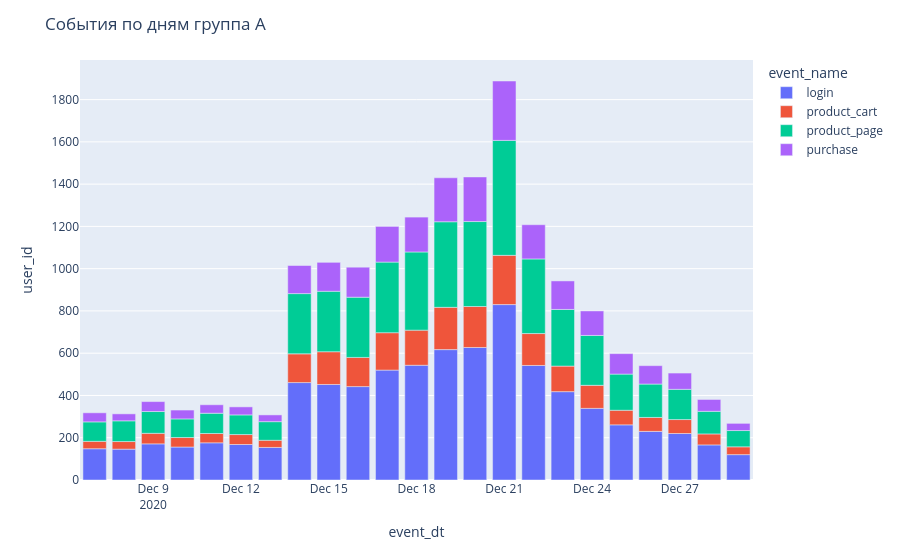
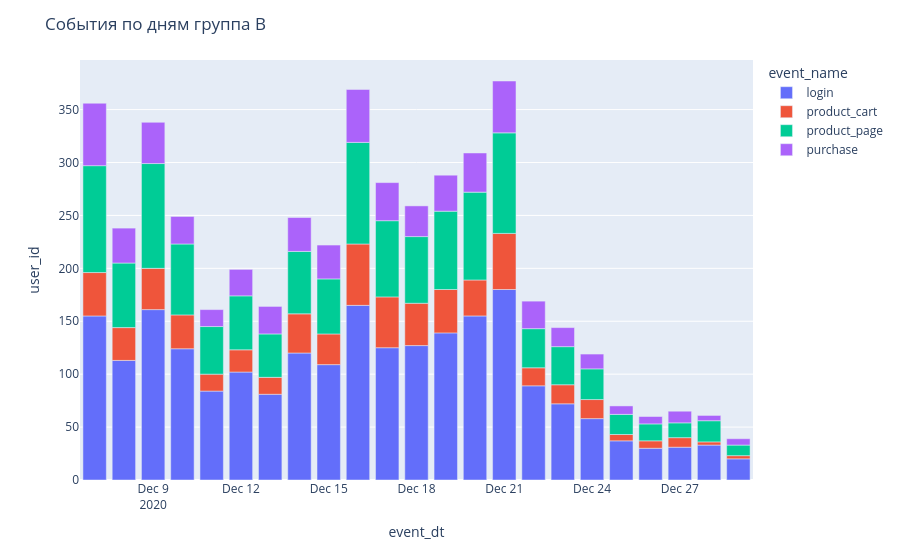

Notebook source saved alongside these figures, in order:
### Code cell
# Plot the result

figA = px.bar(test_filtered_group_a_event_date, x=test_filtered_group_a_event_date['event_dt'], y='user_id', color='event_name')
figA.update_layout(title='Events by day, group A')
figA.show()

figB = px.bar(test_filtered_group_b_event_date, x=test_filtered_group_b_event_date['event_dt'], y='user_id', color='event_name')
figB.update_layout(title='Events by day, group B')
figB.show()

### Figure 1 — Plotly figure (JSON) as saved in the notebook; plotly's stock layout.template omitted (floating-point values rounded to 4 significant figures)
{"data": [{"alignmentgroup": "True", "hovertemplate": "event_name=login<br>event_dt=%{x}<br>user_id=%{y}<extra></extra>", "legendgroup": "login", "marker": {"color": "#636efa", "pattern": {"shape": ""}}, "name": "login", "offsetgroup": "login", "orientation": "v", "showlegend": true, "textposition": "auto", "type": "bar", "x": ["2020-12-07", "2020-12-08", "2020-12-09", "2020-12-10", "2020-12-11", "2020-12-12", "2020-12-13", "2020-12-14", "2020-12-15", "2020-12-16", "2020-12-17", "2020-12-18", "2020-12-19", "2020-12-20", "2020-12-21", "2020-12-22", "2020-12-23", "2020-12-24", "2020-12-25", "2020-12-26", "2020-12-27", "2020-12-28", "2020-12-29"], "xaxis": "x", "y": [148, 146, 171, 156, 176, 168, 154, 461, 452, 442, 520, 543, 617, 627, 830, 542, 418, 339, 261, 230, 220, 166, 120], "yaxis": "y"}, {"alignmentgroup": "True", "hovertemplate": "event_name=product_cart<br>event_dt=%{x}<br>user_id=%{y}<extra></extra>", "legendgroup": "product_cart", "marker": {"color": "#EF553B", "pattern": {"shape": ""}}, "name": "product_cart", "offsetgroup": "product_cart", "orientation": "v", "showlegend": true, "textposition": "auto", "type": "bar", "x": ["2020-12-07", "2020-12-08", "2020-12-09", "2020-12-10", "2020-12-11", "2020-12-12", "2020-12-13", "2020-12-14", "2020-12-15", "2020-12-16", "2020-12-17", "2020-12-18", "2020-12-19", "2020-12-20", "2020-12-21", "2020-12-22", "2020-12-23", "2020-12-24", "2020-12-25", "2020-12-26", "2020-12-27", "2020-12-28", "2020-12-29"], "xaxis": "x", "y": [35, 36, 50, 45, 44, 47, 34, 136, 155, 138, 177, 166, 200, 194, 233, 151, 121, 109, 69, 66, 66, 52, 37], "yaxis": "y"}, {"alignmentgroup": "True", "hovertemplate": "event_name=product_page<br>event_dt=%{x}<br>user_id=%{y}<extra></extra>", "legendgroup": "product_page", "marker": {"color": "#00cc96", "pattern": {"shape": ""}}, "name": "product_page", "offsetgroup": "product_page", "orientation": "v", "showlegend": true, "textposition": "auto", "type": "bar", "x": ["2020-12-07", "2020-12-08", "2020-12-09", "2020-12-10", "2020-12-11", "2020-12-12", "2020-12-13", "2020-12-14", "2020-12-15", "2020-12-16", "2020-12-17", "2020-12-18", "2020-12-19", "2020-12-20", "2020-12-21", "2020-12-22", "2020-12-23", "2020-12-24", "2020-12-25", "2020-12-26", "2020-12-27", "2020-12-28", "2020-12-29"], "xaxis": "x", "y": [92, 98, 103, 88, 96, 93, 88, 285, 286, 285, 334, 370, 405, 402, 544, 353, 268, 236, 171, 158, 143, 107, 77], "yaxis": "y"}, {"alignmentgroup": "True", "hovertemplate": "event_name=purchase<br>event_dt=%{x}<br>user_id=%{y}<extra></extra>", "legendgroup": "purchase", "marker": {"color": "#ab63fa", "pattern": {"shape": ""}}, "name": "purchase", "offsetgroup": "purchase", "orientation": "v", "showlegend": true, "textposition": "auto", "type": "bar", "x": ["2020-12-07", "2020-12-08", "2020-12-09", "2020-12-10", "2020-12-11", "2020-12-12", "2020-12-13", "2020-12-14", "2020-12-15", "2020-12-16", "2020-12-17", "2020-12-18", "2020-12-19", "2020-12-20", "2020-12-21", "2020-12-22", "2020-12-23", "2020-12-24", "2020-12-25", "2020-12-26", "2020-12-27", "2020-12-28", "2020-12-29"], "xaxis": "x", "y": [43, 33, 47, 42, 40, 38, 32, 133, 137, 142, 169, 165, 208, 211, 281, 162, 135, 116, 97, 87, 77, 56, 34], "yaxis": "y"}], "layout": {"barmode": "relative", "legend": {"title": {"text": "event_name"}, "tracegroupgap": 0}, "margin": {"t": 60}, "title": {"text": "События по дням группа А"}, "xaxis": {"anchor": "y", "domain": [0, 1], "title": {"text": "event_dt"}}, "yaxis": {"anchor": "x", "domain": [0, 1], "title": {"text": "user_id"}}}}

### Figure 2 — Plotly figure (JSON) as saved in the notebook; plotly's stock layout.template omitted (floating-point values rounded to 4 significant figures)
{"data": [{"alignmentgroup": "True", "hovertemplate": "event_name=login<br>event_dt=%{x}<br>user_id=%{y}<extra></extra>", "legendgroup": "login", "marker": {"color": "#636efa", "pattern": {"shape": ""}}, "name": "login", "offsetgroup": "login", "orientation": "v", "showlegend": true, "textposition": "auto", "type": "bar", "x": ["2020-12-07", "2020-12-08", "2020-12-09", "2020-12-10", "2020-12-11", "2020-12-12", "2020-12-13", "2020-12-14", "2020-12-15", "2020-12-16", "2020-12-17", "2020-12-18", "2020-12-19", "2020-12-20", "2020-12-21", "2020-12-22", "2020-12-23", "2020-12-24", "2020-12-25", "2020-12-26", "2020-12-27", "2020-12-28", "2020-12-29"], "xaxis": "x", "y": [155, 113, 161, 124, 84, 102, 81, 120, 109, 165, 125, 127, 139, 155, 180, 89, 72, 58, 37, 30, 31, 33, 20], "yaxis": "y"}, {"alignmentgroup": "True", "hovertemplate": "event_name=product_cart<br>event_dt=%{x}<br>user_id=%{y}<extra></extra>", "legendgroup": "product_cart", "marker": {"color": "#EF553B", "pattern": {"shape": ""}}, "name": "product_cart", "offsetgroup": "product_cart", "orientation": "v", "showlegend": true, "textposition": "auto", "type": "bar", "x": ["2020-12-07", "2020-12-08", "2020-12-09", "2020-12-10", "2020-12-11", "2020-12-12", "2020-12-13", "2020-12-14", "2020-12-15", "2020-12-16", "2020-12-17", "2020-12-18", "2020-12-19", "2020-12-20", "2020-12-21", "2020-12-22", "2020-12-23", "2020-12-24", "2020-12-25", "2020-12-26", "2020-12-27", "2020-12-28", "2020-12-29"], "xaxis": "x", "y": [41, 31, 39, 32, 16, 21, 16, 37, 29, 58, 48, 40, 41, 34, 53, 17, 18, 18, 6, 7, 9, 3, 3], "yaxis": "y"}, {"alignmentgroup": "True", "hovertemplate": "event_name=product_page<br>event_dt=%{x}<br>user_id=%{y}<extra></extra>", "legendgroup": "product_page", "marker": {"color": "#00cc96", "pattern": {"shape": ""}}, "name": "product_page", "offsetgroup": "product_page", "orientation": "v", "showlegend": true, "textposition": "auto", "type": "bar", "x": ["2020-12-07", "2020-12-08", "2020-12-09", "2020-12-10", "2020-12-11", "2020-12-12", "2020-12-13", "2020-12-14", "2020-12-15", "2020-12-16", "2020-12-17", "2020-12-18", "2020-12-19", "2020-12-20", "2020-12-21", "2020-12-22", "2020-12-23", "2020-12-24", "2020-12-25", "2020-12-26", "2020-12-27", "2020-12-28", "2020-12-29"], "xaxis": "x", "y": [101, 61, 99, 67, 45, 51, 41, 59, 52, 96, 72, 63, 74, 83, 95, 37, 36, 29, 19, 16, 14, 20, 10], "yaxis": "y"}, {"alignmentgroup": "True", "hovertemplate": "event_name=purchase<br>event_dt=%{x}<br>user_id=%{y}<extra></extra>", "legendgroup": "purchase", "marker": {"color": "#ab63fa", "pattern": {"shape": ""}}, "name": "purchase", "offsetgroup": "purchase", "orientation": "v", "showlegend": true, "textposition": "auto", "type": "bar", "x": ["2020-12-07", "2020-12-08", "2020-12-09", "2020-12-10", "2020-12-11", "2020-12-12", "2020-12-13", "2020-12-14", "2020-12-15", "2020-12-16", "2020-12-17", "2020-12-18", "2020-12-19", "2020-12-20", "2020-12-21", "2020-12-22", "2020-12-23", "2020-12-24", "2020-12-25", "2020-12-26", "2020-12-27", "2020-12-28", "2020-12-29"], "xaxis": "x", "y": [59, 33, 39, 26, 16, 25, 26, 32, 32, 50, 36, 29, 34, 37, 49, 26, 18, 14, 8, 7, 11, 5, 6], "yaxis": "y"}], "layout": {"barmode": "relative", "legend": {"title": {"text": "event_name"}, "tracegroupgap": 0}, "margin": {"t": 60}, "title": {"text": "События по дням группа B"}, "xaxis": {"anchor": "y", "domain": [0, 1], "title": {"text": "event_dt"}}, "yaxis": {"anchor": "x", "domain": [0, 1], "title": {"text": "user_id"}}}}
